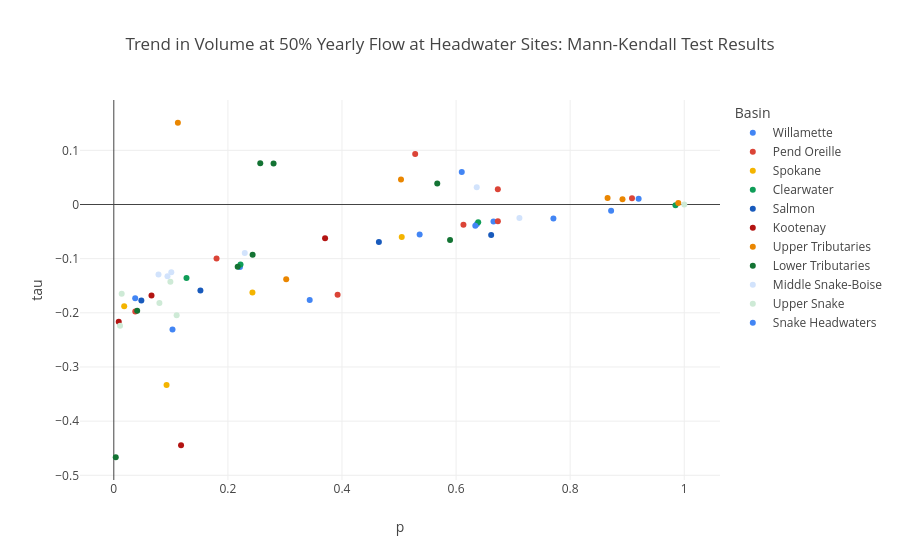
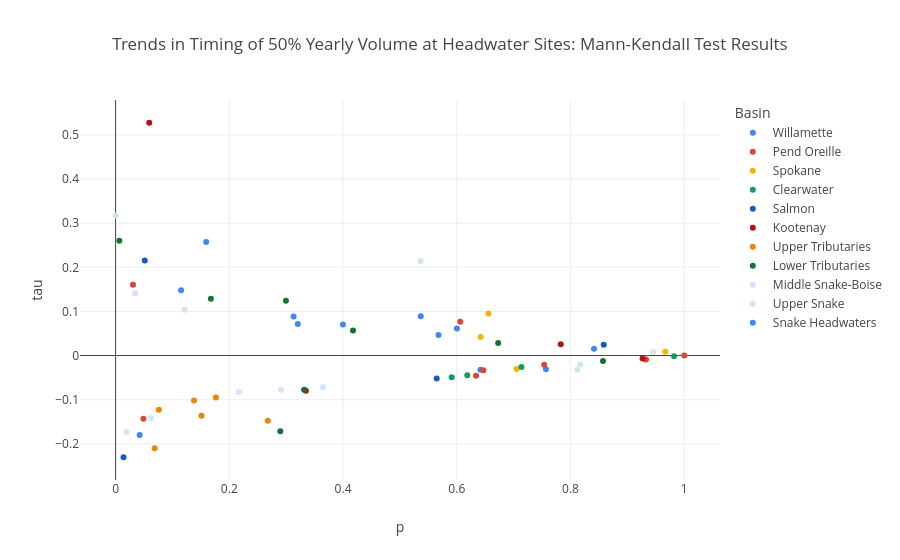
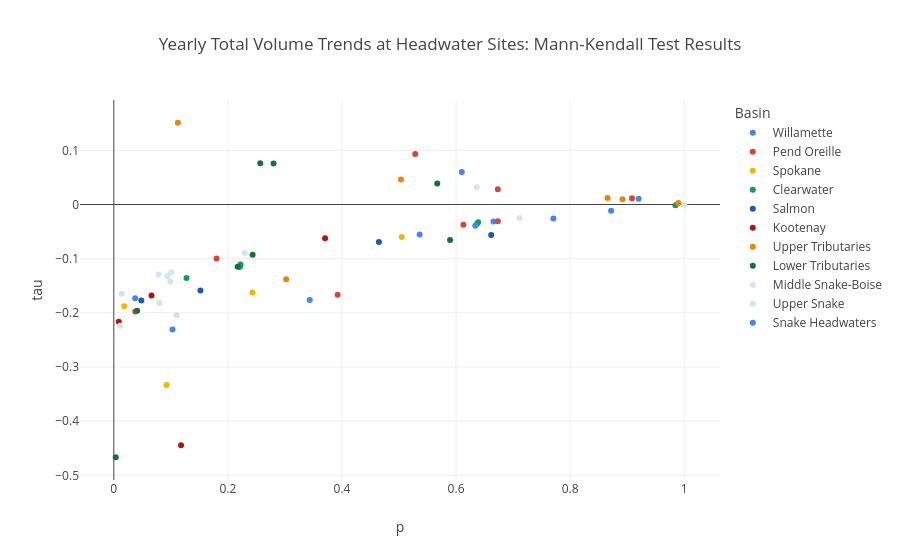
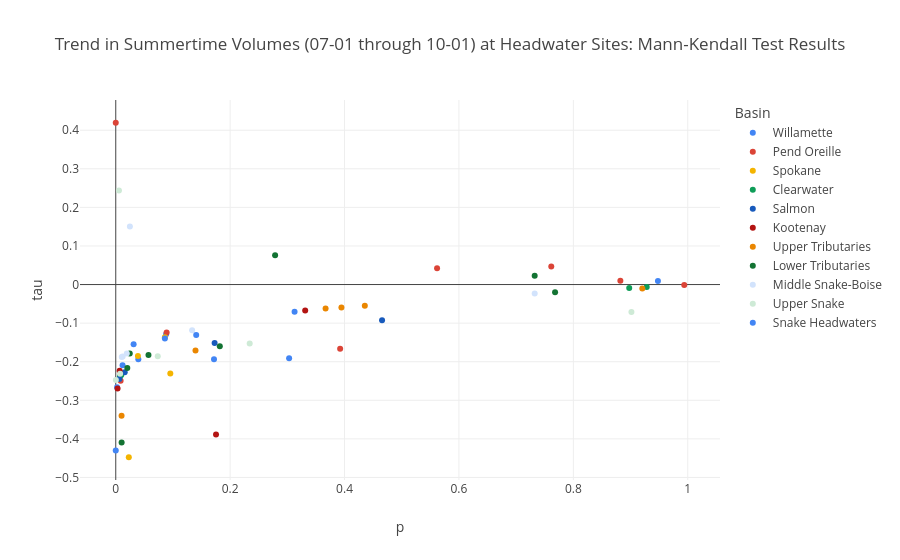

Notebook cell for these charts, in order:
### Code cell
import plotly.express as px
import plotly.graph_objects as go

import plotly.io as pio
# pio.templates.default = 'plotly_white'
pio.templates["google"] = go.layout.Template(
    layout_colorway=['#4285F4', '#DB4437', '#F4B400', '#0F9D58',
                     '#185ABC', '#B31412', '#EA8600', '#137333',
                     '#d2e3fc', '#ceead6']
)

# setting Google color palette as default
pio.templates.default = "google"


for result in [
#     ('Qmax_mk_results', peak_runoffQ), 
#     ('PeakDOY_results', peak_runoffDOY), 
    ('ThresholdVol', ThresholdVol),
    ('ThresholdDOY', ThresholdDOY),
    ('total_vol',total_vol),
    ('volbwdays',volbwdays),
    ('WinterVol', WinterVol),
    ('FallVol', FallVol)
    ]:
    # kmeans = KMeans(n_clusters=4, init='random')
    # kmeans.fit(result[1][['p','tau']])
#     fig = px.scatter(result, 'p', 'tau', color=kmeans.labels_,
# #                      title=f'{result}',
#                      hover_data={'Cluster': kmeans.labels_, 'Site': result['sites'], 'Trend': result['trend']},
#                      labels={'color':'Cluster'})

    fig = go.Figure()
    
    
#     marker_styles = {
#     'increasing': {'color':'green', 'symbol':'triangle-up', 'size': 10},
#     'decreasing': {'color':'red', 'symbol':'triangle-down', 'size': 10},
#     'no trend': {'color':'blue', 'symbol':'circle', 'size': 5}
#     }
    
# #     for site in result[1]['sites'].unique():
# #         site_data = result[1][result[1]['sites']==site]
# #         fig.add_trace(
# #             go.Scatter(
# #                 y=site_data['tau'],
# #                 x=site_data['p'],
# #                 mode='markers',
# #                 name=site,
# #                 text = site_data
# #             )
# #         )
    
#     for trend in result[1]['trend'].unique():
#         trend_data = result[1][result[1]['trend']==trend]
#         fig.add_trace(
#             go.Scatter(
#                 y=trend_data['tau'],
#                 x=trend_data['p'],
#                 mode='markers',
#                 name=trend,
#                 marker=dict(
#                     color=marker_styles[trend]['color'],
#                     symbol=marker_styles[trend]['symbol'],
#                     size=marker_styles[trend]['size']),
#                 text = trend_data['sites'],
#                 hovertemplate='<b>Site:</b> %{text}<br><b>P-value:</b> %{x}<br><b>Tau:</b> %{y}'
                
                
#             )
#         )

    marker_styles = {
    'increasing': {'color':'green', 'symbol':'triangle-up', 'size': 10},
    'decreasing': {'color':'red', 'symbol':'triangle-down', 'size': 10},
    'no trend': {'color':'blue', 'symbol':'circle', 'size': 5}
    }
    

    
    for basin in result[1]['basin'].unique():
        basin_data = result[1][(result[1]['basin']==basin)]
        # basin_data = result[1][result[1]['basin']==basin]
        # print(basin_data)
        # print(list(basin_data['trend'])[0])
        # print(marker_styles[basin_data['trend'][0]]['symbol'])
        fig.add_trace(
            go.Scatter(
                y=basin_data['tau'],
                x=basin_data['p'],
                mode='markers',
                name=basin,
                marker=dict(
                    # symbol=basin_data['trend']
                    # color=marker_styles[trend]['color'],
                    # symbol=marker_styles[list(basin_data['trend'])[0]]['symbol'],
                    # size=marker_styles[trend]['size']
                ),
                text = basin_data['sites'],
                hovertemplate='<b>Site:</b> %{text}<br><b>P-value:</b> %{x}<br><b>Tau:</b> %{y}<br><b>Trend:</b> %{basin_data[trend][0]}'
    
            )
        )

    # for basin in result[1]['basin'].unique():
    #     for trend in result[1]['trend'].unique():
    #         basin_data = result[1][(result[1]['trend']==trend) & (result[1]['basin']==basin)]
    #         # basin_data = result[1][result[1]['basin']==basin]
    #         # print(basin_data)
    #         # print(trend)
    #         # print(list(basin_data['trend'])[0])
    #         # print(marker_styles[basin_data['trend'][0]]['symbol'])
    #         fig.add_trace(
    #             go.Scatter(
    #                 y=basin_data['tau'],
    #                 x=basin_data['p'],
    #                 mode='markers',
    #                 name=basin,
    #                 marker=dict(
    #                     # symbol=basin_data['trend']
    #                     # color=marker_styles[trend]['color'],
    #                     # symbol=marker_styles[list(basin_data['trend'])[0]]['symbol'],
    #                     # size=marker_styles[trend]['size']
    #                 ),
    #                 text = basin_data['sites'] + 'Trend: ' + basin_data['trend'],
    #                 hovertemplate=f'<b>Site:</b> %{text}<br><b>P-value:</b> %{x}<br><b>Tau:</b> %{y}<br><b>Trend:</b> %{basin_data['trend']}'
        
    #             )
    #         )
    
    # for basin in result[1]['basin'].unique():
    #     basin_data = result[1][result[1]['basin']==basin]
    #     # print(basin_data['trend'])
    #     for _, row in basin_data.iterrows():
    #         # print(_)
    #         # print(row)
    #         fig.add_trace(
    #             go.Scatter(
    #                 y=basin_data['tau'],
    #                 x=basin_data['p'],
    #                 mode='markers',
    #                 name=row['basin'],
    #                 # marker=dict(
    #                     # symbol=basin_data['trend']
    #                     # color=marker_styles[trend]['color'],
    #                     # symbol=marker_styles[trend]['symbol'],
    #                 #     size=marker_styles[trend]['size']
    #                 # ),
    #                 text = row,
    #                 hovertemplate='<b>Site:</b> %{text}<br><b>P-value:</b> %{x}<br><b>Tau:</b> %{y}'
        
    #             )
    #     )
        
    if result[0]=='Qmax_mk_results':
        title= 'Trend in Peak Discharge'
    elif result[0]=='PeakDOY_results':
        title= 'Trend in Day of Peak Discharge'
    elif result[0]=='total_vol':
        title= 'Yearly Total Volume Trends at Headwater Sites: Mann-Kendall Test Results'
    elif result[0]=='ThresholdVol':
        title = 'Trend in Volume at 50% Yearly Flow at Headwater Sites: Mann-Kendall Test Results'
    elif result[0]=='ThresholdDOY':
        title='Trends in Timing of 50% Yearly Volume at Headwater Sites: Mann-Kendall Test Results'
    elif result[0]=='volbwdays':
        title='Trend in Summertime Volumes (07-01 through 10-01) at Headwater Sites: Mann-Kendall Test Results'
    elif result[0]=='WinterVol':
        title='Trend in Wintertime Volumes (01-01 through 4-01) at Headwater Sites: Mann-Kendall Test Results'
    elif result[0]=='FallVol':
        title='Trend in Fall Volumes (10-01 through 12-31) at Headwater Sites: Mann-Kendall Test Results'
       
    fig.update_layout(
        title=title,
        xaxis_title = 'p',
        yaxis_title = 'tau',
        legend_title = 'Basin',
        legend = dict(
            itemclick='toggle',
            itemdoubleclick = 'toggleothers'),
        # autosize=False,
        # width=1200,
        # height=400,
    )
    fig.show()
    
    with open('HeadwaterSites_MK_Results.html', 'a') as f:
        f.write(fig.to_html(full_html=False, include_plotlyjs='cdn', default_width=1200, default_height=400))

### Figure 1 — Plotly figure (JSON) as saved in the notebook; plotly's stock layout.template omitted (floating-point values rounded to 4 significant figures)
{"data": [{"hovertemplate": "<b>Site:</b> %{text}<br><b>P-value:</b> %{x}<br><b>Tau:</b> %{y}<br><b>Trend:</b> %{basin_data[trend][0]}", "mode": "markers", "name": "Willamette", "text": ["So Fk Mckenzie River Abv Cougar Lake Nr Rainbow OR", "Lookout Creek Near Blue River, OR", "South Santiam River Below Cascadia, OR", "Quartzville Creak Near Cascadia, OR", "Blowout Creek Near Detroit, OR", "No Santiam R Blw Boulder Crk, Nr Detroit, OR", "Breitenbush R Abc French Cr Nr Detroit, OR", "South Fork Bull Run River Near Bull Run, OR"], "type": "scatter", "x": [0.2211, 0.0375, 0.6656, 0.7706, 0.1029, 0.8718, 0.6366, 0.92], "y": [-0.1153, -0.173, -0.03121, -0.02591, -0.2308, -0.0114, -0.03583, 0.01061]}, {"hovertemplate": "<b>Site:</b> %{text}<br><b>P-value:</b> %{x}<br><b>Tau:</b> %{y}<br><b>Trend:</b> %{basin_data[trend][0]}", "mode": "markers", "name": "Pend Oreille", "text": ["West Fork Bitteroot River nr Conner MT", "Bitterroot River near Darby MT", "Middle Fork Rock Cr Philipsburg, MT", "Clark Fork ab Little Blackfoot R nr Garrison MT", "Little Blackfoot River near Garrison MT", "Swan River near Bigfork, MT", "Blackfoot R ab Nevada Cr nr Helmville MT", "S F Flathead R ab Twin C nr Hungry Horse MT"], "type": "scatter", "x": [0.1801, 0.6733, 0.6129, 0.3923, 0.9084, 0.6732, 0.5283, 0.03764], "y": [-0.09983, -0.03083, -0.03716, -0.1667, 0.01161, 0.02836, 0.09333, -0.1974]}, {"hovertemplate": "<b>Site:</b> %{text}<br><b>P-value:</b> %{x}<br><b>Tau:</b> %{y}<br><b>Trend:</b> %{basin_data[trend][0]}", "mode": "markers", "name": "Spokane", "text": ["St Joe River at Red Ives Ranger Station, ID", "St Joe River at Ramsdell Nr St Maries ID", "St Maries River Nr Santa, ID", "Nf Coeur D Alene R Ab Shoshone Ck Nr Prichard ID"], "type": "scatter", "x": [0.243, 0.09246, 0.5048, 0.01821], "y": [-0.1624, -0.3333, -0.0602, -0.1877]}, {"hovertemplate": "<b>Site:</b> %{text}<br><b>P-value:</b> %{x}<br><b>Tau:</b> %{y}<br><b>Trend:</b> %{basin_data[trend][0]}", "mode": "markers", "name": "Clearwater", "text": ["Nf Clearwater River Nr Canyon Ranger Station ID", "Lochsa River Nr Lowell ID", "Selway River Nr Lowell ID", "Sf Clearwater River At Stites ID"], "type": "scatter", "x": [0.2221, 0.6388, 0.9846, 0.1274], "y": [-0.1107, -0.03292, -0.001568, -0.1356]}, {"hovertemplate": "<b>Site:</b> %{text}<br><b>P-value:</b> %{x}<br><b>Tau:</b> %{y}<br><b>Trend:</b> %{basin_data[trend][0]}", "mode": "markers", "name": "Salmon", "text": ["Lemhi River Below L5 Diversion Near Salmon ID", "Pahsimeroi River at Ellis ID", "Salmon River Nr Shoup ID", "Sf Salmon River Nr Krassel Ranger Station ID"], "type": "scatter", "x": [0.6615, 0.1518, 0.04828, 0.4647], "y": [-0.05645, -0.159, -0.1771, -0.06918]}, {"hovertemplate": "<b>Site:</b> %{text}<br><b>P-value:</b> %{x}<br><b>Tau:</b> %{y}<br><b>Trend:</b> %{basin_data[trend][0]}", "mode": "markers", "name": "Kootenay", "text": ["Tobacco River at Eureka, MT", "Fisher River near Libby, MT", "Yaak River near Troy, MT", "Moyie River At Eastport ID"], "type": "scatter", "x": [0.1179, 0.06606, 0.008639, 0.3704], "y": [-0.4444, -0.1679, -0.2165, -0.06228]}, {"hovertemplate": "<b>Site:</b> %{text}<br><b>P-value:</b> %{x}<br><b>Tau:</b> %{y}<br><b>Trend:</b> %{basin_data[trend][0]}", "mode": "markers", "name": "Upper Tributaries", "text": ["Similkameen River Near Nighthawk, WA", "Methow River At Winthrop, WA", "Stehekin River At Stehekin, WA", "Chiwawa River Near Plain, WA", "Wenatchee River at Plain, WA", "Entiat River Near Entiat, WA"], "type": "scatter", "x": [0.8917, 0.9896, 0.5034, 0.1123, 0.8656, 0.3022], "y": [0.009649, 0.003003, 0.04608, 0.1509, 0.01216, -0.1379]}, {"hovertemplate": "<b>Site:</b> %{text}<br><b>P-value:</b> %{x}<br><b>Tau:</b> %{y}<br><b>Trend:</b> %{basin_data[trend][0]}", "mode": "markers", "name": "Lower Tributaries", "text": ["John Day River Near John Day, OR", "Middle Fork John Day River At Ritter, OR", "John Day River At Mcdonald Ferry, OR", "Metolius River Near Grandview, OR", "Shitike Crek Near Warm Springs, OR", "Warm Springs River Near Kahneeta Hot Springs, OR", "White River Below Tygh Valley, OR", "Crooked River Blw Osborne Canyon, Nr Opal City, OR"], "type": "scatter", "x": [0.2172, 0.28, 0.567, 0.2567, 0.5894, 0.04097, 0.2433, 0.003399], "y": [-0.1152, 0.07548, 0.03863, 0.07596, -0.06555, -0.1961, -0.09293, -0.4667]}, {"hovertemplate": "<b>Site:</b> %{text}<br><b>P-value:</b> %{x}<br><b>Tau:</b> %{y}<br><b>Trend:</b> %{basin_data[trend][0]}", "mode": "markers", "name": "Middle Snake-Boise", "text": ["Owyhee River Nr Rome, OR", "Boise River Nr Twin Springs, ID", "Sf Boise River Nr Featherville ID", "South Fork Payette River At Lowman, ID", "Payette River Nr Horseshoe Bend ID", "Weiser River Nr Cambridge ID"], "type": "scatter", "x": [0.09409, 0.6362, 0.1008, 0.2296, 0.7111, 0.07833], "y": [-0.1323, 0.03179, -0.1253, -0.0895, -0.02494, -0.1294]}, {"hovertemplate": "<b>Site:</b> %{text}<br><b>P-value:</b> %{x}<br><b>Tau:</b> %{y}<br><b>Trend:</b> %{basin_data[trend][0]}", "mode": "markers", "name": "Upper Snake", "text": ["Fall River Ab Yellowstone Canal Nr Squirrel ID", "Teton River Ab South Leigh Creek Nr Driggs ID", "Willow Crrek Nr Ririe ID", "Blackfoot River Ab Reservoir Nr Henry ID", "Portneuf River At Topad ID", "Big Wood R At S Broadford Brige Nr Bellevue ID"], "type": "scatter", "x": [0.1101, 0.09918, 0.01092, 0.07994, 0.01382, 1], "y": [-0.2043, -0.1429, -0.224, -0.1818, -0.1647, 0]}, {"hovertemplate": "<b>Site:</b> %{text}<br><b>P-value:</b> %{x}<br><b>Tau:</b> %{y}<br><b>Trend:</b> %{basin_data[trend][0]}", "mode": "markers", "name": "Snake Headwaters", "text": ["Salt River Above Reservoir, Near Etna, WY", "Gros Ventre River At Zenith, WY", "Buffalo Fork Ab Lava Creek Nr Moran WY", "Hoback River Near Jackson, WY"], "type": "scatter", "x": [0.6337, 0.61, 0.5361, 0.3434], "y": [-0.03903, 0.06006, -0.05537, -0.1765]}], "layout": {"autosize": true, "legend": {"itemclick": "toggle", "itemdoubleclick": "toggleothers", "title": {"text": "Basin"}}, "title": {"text": "Trend in Volume at 50% Yearly Flow at Headwater Sites: Mann-Kendall Test Results"}, "xaxis": {"autorange": true, "range": [-0.05758, 1.061], "title": {"text": "p"}, "type": "linear"}, "yaxis": {"autorange": true, "range": [-0.5176, 0.2019], "title": {"text": "tau"}, "type": "linear"}}}

### Figure 2 — Plotly figure (JSON) as saved in the notebook; plotly's stock layout.template omitted (floating-point values rounded to 4 significant figures)
{"data": [{"hovertemplate": "<b>Site:</b> %{text}<br><b>P-value:</b> %{x}<br><b>Tau:</b> %{y}<br><b>Trend:</b> %{basin_data[trend][0]}", "mode": "markers", "name": "Willamette", "text": ["So Fk Mckenzie River Abv Cougar Lake Nr Rainbow OR", "Lookout Creek Near Blue River, OR", "South Santiam River Below Cascadia, OR", "Quartzville Creak Near Cascadia, OR", "Blowout Creek Near Detroit, OR", "No Santiam R Blw Boulder Crk, Nr Detroit, OR", "Breitenbush R Abc French Cr Nr Detroit, OR", "South Fork Bull Run River Near Bull Run, OR"], "type": "scatter", "x": [0.1153, 0.3998, 0.3204, 0.313, 0.5367, 0.6416, 0.8413, 0.7568], "y": [0.1481, 0.07024, 0.07141, 0.08831, 0.08923, -0.03246, 0.01536, -0.03102]}, {"hovertemplate": "<b>Site:</b> %{text}<br><b>P-value:</b> %{x}<br><b>Tau:</b> %{y}<br><b>Trend:</b> %{basin_data[trend][0]}", "mode": "markers", "name": "Pend Oreille", "text": ["West Fork Bitteroot River nr Conner MT", "Bitterroot River near Darby MT", "Middle Fork Rock Cr Philipsburg, MT", "Clark Fork ab Little Blackfoot R nr Garrison MT", "Little Blackfoot River near Garrison MT", "Swan River near Bigfork, MT", "Blackfoot R ab Nevada Cr nr Helmville MT", "S F Flathead R ab Twin C nr Hungry Horse MT"], "type": "scatter", "x": [0.03064, 0.6467, 0.04899, 1, 0.9327, 0.7537, 0.606, 0.6338], "y": [0.1606, -0.03344, -0.1435, 0, -0.008708, -0.02113, 0.07667, -0.04572]}, {"hovertemplate": "<b>Site:</b> %{text}<br><b>P-value:</b> %{x}<br><b>Tau:</b> %{y}<br><b>Trend:</b> %{basin_data[trend][0]}", "mode": "markers", "name": "Spokane", "text": ["St Joe River at Red Ives Ranger Station, ID", "St Joe River at Ramsdell Nr St Maries ID", "St Maries River Nr Santa, ID", "Nf Coeur D Alene R Ab Shoshone Ck Nr Prichard ID"], "type": "scatter", "x": [0.9667, 0.6556, 0.6421, 0.7052], "y": [0.008547, 0.09524, 0.04208, -0.03036]}, {"hovertemplate": "<b>Site:</b> %{text}<br><b>P-value:</b> %{x}<br><b>Tau:</b> %{y}<br><b>Trend:</b> %{basin_data[trend][0]}", "mode": "markers", "name": "Clearwater", "text": ["Nf Clearwater River Nr Canyon Ranger Station ID", "Lochsa River Nr Lowell ID", "Selway River Nr Lowell ID", "Sf Clearwater River At Stites ID"], "type": "scatter", "x": [0.5911, 0.982, 0.7136, 0.6185], "y": [-0.049, -0.001792, -0.02576, -0.04463]}, {"hovertemplate": "<b>Site:</b> %{text}<br><b>P-value:</b> %{x}<br><b>Tau:</b> %{y}<br><b>Trend:</b> %{basin_data[trend][0]}", "mode": "markers", "name": "Salmon", "text": ["Lemhi River Below L5 Diversion Near Salmon ID", "Pahsimeroi River at Ellis ID", "Salmon River Nr Shoup ID", "Sf Salmon River Nr Krassel Ranger Station ID"], "type": "scatter", "x": [0.8584, 0.05128, 0.5647, 0.01397], "y": [0.02419, 0.2154, -0.05202, -0.2306]}, {"hovertemplate": "<b>Site:</b> %{text}<br><b>P-value:</b> %{x}<br><b>Tau:</b> %{y}<br><b>Trend:</b> %{basin_data[trend][0]}", "mode": "markers", "name": "Kootenay", "text": ["Tobacco River at Eureka, MT", "Fisher River near Libby, MT", "Yaak River near Troy, MT", "Moyie River At Eastport ID"], "type": "scatter", "x": [0.05917, 0.7828, 0.3346, 0.9267], "y": [0.5278, 0.02569, -0.07971, -0.006579]}, {"hovertemplate": "<b>Site:</b> %{text}<br><b>P-value:</b> %{x}<br><b>Tau:</b> %{y}<br><b>Trend:</b> %{basin_data[trend][0]}", "mode": "markers", "name": "Upper Tributaries", "text": ["Similkameen River Near Nighthawk, WA", "Methow River At Winthrop, WA", "Stehekin River At Stehekin, WA", "Chiwawa River Near Plain, WA", "Wenatchee River at Plain, WA", "Entiat River Near Entiat, WA"], "type": "scatter", "x": [0.07607, 0.06875, 0.1379, 0.1511, 0.1765, 0.2677], "y": [-0.123, -0.2102, -0.1018, -0.1364, -0.09537, -0.1478]}, {"hovertemplate": "<b>Site:</b> %{text}<br><b>P-value:</b> %{x}<br><b>Tau:</b> %{y}<br><b>Trend:</b> %{basin_data[trend][0]}", "mode": "markers", "name": "Lower Tributaries", "text": ["John Day River Near John Day, OR", "Middle Fork John Day River At Ritter, OR", "John Day River At Mcdonald Ferry, OR", "Metolius River Near Grandview, OR", "Shitike Crek Near Warm Springs, OR", "Warm Springs River Near Kahneeta Hot Springs, OR", "White River Below Tygh Valley, OR", "Crooked River Blw Osborne Canyon, Nr Opal City, OR"], "type": "scatter", "x": [0.1676, 0.4175, 0.6728, 0.8572, 0.2996, 0.006608, 0.3316, 0.2897], "y": [0.1286, 0.05666, 0.02854, -0.01218, 0.1244, 0.2602, -0.07738, -0.1714]}, {"hovertemplate": "<b>Site:</b> %{text}<br><b>P-value:</b> %{x}<br><b>Tau:</b> %{y}<br><b>Trend:</b> %{basin_data[trend][0]}", "mode": "markers", "name": "Middle Snake-Boise", "text": ["Owyhee River Nr Rome, OR", "Boise River Nr Twin Springs, ID", "Sf Boise River Nr Featherville ID", "South Fork Payette River At Lowman, ID", "Payette River Nr Horseshoe Bend ID", "Weiser River Nr Cambridge ID"], "type": "scatter", "x": [0.3647, 0.2167, 0.06241, 0.01949, 0.03448, 0.2909], "y": [-0.07171, -0.08262, -0.1421, -0.1736, 0.1413, -0.0777]}, {"hovertemplate": "<b>Site:</b> %{text}<br><b>P-value:</b> %{x}<br><b>Tau:</b> %{y}<br><b>Trend:</b> %{basin_data[trend][0]}", "mode": "markers", "name": "Upper Snake", "text": ["Fall River Ab Yellowstone Canal Nr Squirrel ID", "Teton River Ab South Leigh Creek Nr Driggs ID", "Willow Crrek Nr Ririe ID", "Blackfoot River Ab Reservoir Nr Henry ID", "Portneuf River At Topad ID", "Big Wood R At S Broadford Brige Nr Bellevue ID"], "type": "scatter", "x": [0.8118, 0.817, 0.0003056, 0.9454, 0.1216, 0.5362], "y": [-0.03226, -0.02048, 0.3175, 0.008081, 0.1036, 0.2143]}, {"hovertemplate": "<b>Site:</b> %{text}<br><b>P-value:</b> %{x}<br><b>Tau:</b> %{y}<br><b>Trend:</b> %{basin_data[trend][0]}", "mode": "markers", "name": "Snake Headwaters", "text": ["Salt River Above Reservoir, Near Etna, WY", "Gros Ventre River At Zenith, WY", "Buffalo Fork Ab Lava Creek Nr Moran WY", "Hoback River Near Jackson, WY"], "type": "scatter", "x": [0.5679, 0.6002, 0.04235, 0.1593], "y": [0.04668, 0.06156, -0.1802, 0.2574]}], "layout": {"autosize": true, "legend": {"itemclick": "toggle", "itemdoubleclick": "toggleothers", "title": {"text": "Basin"}}, "title": {"text": "Trends in Timing of 50% Yearly Volume at Headwater Sites: Mann-Kendall Test Results"}, "xaxis": {"autorange": true, "range": [-0.06096, 1.061], "title": {"text": "p"}, "type": "linear"}, "yaxis": {"autorange": true, "range": [-0.2932, 0.5904], "title": {"text": "tau"}, "type": "linear"}}}

### Figure 3 — Plotly figure (JSON) as saved in the notebook; plotly's stock layout.template omitted (floating-point values rounded to 4 significant figures)
{"data": [{"hovertemplate": "<b>Site:</b> %{text}<br><b>P-value:</b> %{x}<br><b>Tau:</b> %{y}<br><b>Trend:</b> %{basin_data[trend][0]}", "mode": "markers", "name": "Willamette", "text": ["So Fk Mckenzie River Abv Cougar Lake Nr Rainbow OR", "Lookout Creek Near Blue River, OR", "South Santiam River Below Cascadia, OR", "Quartzville Creak Near Cascadia, OR", "Blowout Creek Near Detroit, OR", "No Santiam R Blw Boulder Crk, Nr Detroit, OR", "Breitenbush R Abc French Cr Nr Detroit, OR", "South Fork Bull Run River Near Bull Run, OR"], "type": "scatter", "x": [0.2211, 0.0375, 0.6656, 0.7706, 0.1029, 0.8718, 0.6366, 0.92], "y": [-0.1153, -0.173, -0.03121, -0.02591, -0.2308, -0.0114, -0.03583, 0.01061]}, {"hovertemplate": "<b>Site:</b> %{text}<br><b>P-value:</b> %{x}<br><b>Tau:</b> %{y}<br><b>Trend:</b> %{basin_data[trend][0]}", "mode": "markers", "name": "Pend Oreille", "text": ["West Fork Bitteroot River nr Conner MT", "Bitterroot River near Darby MT", "Middle Fork Rock Cr Philipsburg, MT", "Clark Fork ab Little Blackfoot R nr Garrison MT", "Little Blackfoot River near Garrison MT", "Swan River near Bigfork, MT", "Blackfoot R ab Nevada Cr nr Helmville MT", "S F Flathead R ab Twin C nr Hungry Horse MT"], "type": "scatter", "x": [0.1801, 0.6733, 0.6129, 0.3923, 0.9084, 0.6732, 0.5283, 0.03764], "y": [-0.09983, -0.03083, -0.03716, -0.1667, 0.01161, 0.02836, 0.09333, -0.1974]}, {"hovertemplate": "<b>Site:</b> %{text}<br><b>P-value:</b> %{x}<br><b>Tau:</b> %{y}<br><b>Trend:</b> %{basin_data[trend][0]}", "mode": "markers", "name": "Spokane", "text": ["St Joe River at Red Ives Ranger Station, ID", "St Joe River at Ramsdell Nr St Maries ID", "St Maries River Nr Santa, ID", "Nf Coeur D Alene R Ab Shoshone Ck Nr Prichard ID"], "type": "scatter", "x": [0.243, 0.09246, 0.5048, 0.01821], "y": [-0.1624, -0.3333, -0.0602, -0.1877]}, {"hovertemplate": "<b>Site:</b> %{text}<br><b>P-value:</b> %{x}<br><b>Tau:</b> %{y}<br><b>Trend:</b> %{basin_data[trend][0]}", "mode": "markers", "name": "Clearwater", "text": ["Nf Clearwater River Nr Canyon Ranger Station ID", "Lochsa River Nr Lowell ID", "Selway River Nr Lowell ID", "Sf Clearwater River At Stites ID"], "type": "scatter", "x": [0.2221, 0.6388, 0.9846, 0.1274], "y": [-0.1107, -0.03292, -0.001568, -0.1356]}, {"hovertemplate": "<b>Site:</b> %{text}<br><b>P-value:</b> %{x}<br><b>Tau:</b> %{y}<br><b>Trend:</b> %{basin_data[trend][0]}", "mode": "markers", "name": "Salmon", "text": ["Lemhi River Below L5 Diversion Near Salmon ID", "Pahsimeroi River at Ellis ID", "Salmon River Nr Shoup ID", "Sf Salmon River Nr Krassel Ranger Station ID"], "type": "scatter", "x": [0.6615, 0.1518, 0.04828, 0.4647], "y": [-0.05645, -0.159, -0.1771, -0.06918]}, {"hovertemplate": "<b>Site:</b> %{text}<br><b>P-value:</b> %{x}<br><b>Tau:</b> %{y}<br><b>Trend:</b> %{basin_data[trend][0]}", "mode": "markers", "name": "Kootenay", "text": ["Tobacco River at Eureka, MT", "Fisher River near Libby, MT", "Yaak River near Troy, MT", "Moyie River At Eastport ID"], "type": "scatter", "x": [0.1179, 0.06606, 0.008639, 0.3704], "y": [-0.4444, -0.1679, -0.2165, -0.06228]}, {"hovertemplate": "<b>Site:</b> %{text}<br><b>P-value:</b> %{x}<br><b>Tau:</b> %{y}<br><b>Trend:</b> %{basin_data[trend][0]}", "mode": "markers", "name": "Upper Tributaries", "text": ["Similkameen River Near Nighthawk, WA", "Methow River At Winthrop, WA", "Stehekin River At Stehekin, WA", "Chiwawa River Near Plain, WA", "Wenatchee River at Plain, WA", "Entiat River Near Entiat, WA"], "type": "scatter", "x": [0.8917, 0.9896, 0.5034, 0.1123, 0.8656, 0.3022], "y": [0.009649, 0.003003, 0.04608, 0.1509, 0.01216, -0.1379]}, {"hovertemplate": "<b>Site:</b> %{text}<br><b>P-value:</b> %{x}<br><b>Tau:</b> %{y}<br><b>Trend:</b> %{basin_data[trend][0]}", "mode": "markers", "name": "Lower Tributaries", "text": ["John Day River Near John Day, OR", "Middle Fork John Day River At Ritter, OR", "John Day River At Mcdonald Ferry, OR", "Metolius River Near Grandview, OR", "Shitike Crek Near Warm Springs, OR", "Warm Springs River Near Kahneeta Hot Springs, OR", "White River Below Tygh Valley, OR", "Crooked River Blw Osborne Canyon, Nr Opal City, OR"], "type": "scatter", "x": [0.2172, 0.28, 0.567, 0.2567, 0.5894, 0.04097, 0.2433, 0.003399], "y": [-0.1152, 0.07548, 0.03863, 0.07596, -0.06555, -0.1961, -0.09293, -0.4667]}, {"hovertemplate": "<b>Site:</b> %{text}<br><b>P-value:</b> %{x}<br><b>Tau:</b> %{y}<br><b>Trend:</b> %{basin_data[trend][0]}", "mode": "markers", "name": "Middle Snake-Boise", "text": ["Owyhee River Nr Rome, OR", "Boise River Nr Twin Springs, ID", "Sf Boise River Nr Featherville ID", "South Fork Payette River At Lowman, ID", "Payette River Nr Horseshoe Bend ID", "Weiser River Nr Cambridge ID"], "type": "scatter", "x": [0.09409, 0.6362, 0.1008, 0.2296, 0.7111, 0.07833], "y": [-0.1323, 0.03179, -0.1253, -0.0895, -0.02494, -0.1294]}, {"hovertemplate": "<b>Site:</b> %{text}<br><b>P-value:</b> %{x}<br><b>Tau:</b> %{y}<br><b>Trend:</b> %{basin_data[trend][0]}", "mode": "markers", "name": "Upper Snake", "text": ["Fall River Ab Yellowstone Canal Nr Squirrel ID", "Teton River Ab South Leigh Creek Nr Driggs ID", "Willow Crrek Nr Ririe ID", "Blackfoot River Ab Reservoir Nr Henry ID", "Portneuf River At Topad ID", "Big Wood R At S Broadford Brige Nr Bellevue ID"], "type": "scatter", "x": [0.1101, 0.09918, 0.01092, 0.07994, 0.01382, 1], "y": [-0.2043, -0.1429, -0.224, -0.1818, -0.1647, 0]}, {"hovertemplate": "<b>Site:</b> %{text}<br><b>P-value:</b> %{x}<br><b>Tau:</b> %{y}<br><b>Trend:</b> %{basin_data[trend][0]}", "mode": "markers", "name": "Snake Headwaters", "text": ["Salt River Above Reservoir, Near Etna, WY", "Gros Ventre River At Zenith, WY", "Buffalo Fork Ab Lava Creek Nr Moran WY", "Hoback River Near Jackson, WY"], "type": "scatter", "x": [0.6337, 0.61, 0.5361, 0.3434], "y": [-0.03903, 0.06006, -0.05537, -0.1765]}], "layout": {"autosize": true, "legend": {"itemclick": "toggle", "itemdoubleclick": "toggleothers", "title": {"text": "Basin"}}, "title": {"text": "Yearly Total Volume Trends at Headwater Sites: Mann-Kendall Test Results"}, "xaxis": {"autorange": true, "range": [-0.05767, 1.061], "title": {"text": "p"}, "type": "linear"}, "yaxis": {"autorange": true, "range": [-0.5176, 0.2019], "title": {"text": "tau"}, "type": "linear"}}}

### Figure 4 — Plotly figure (JSON) as saved in the notebook; plotly's stock layout.template omitted (floating-point values rounded to 4 significant figures)
{"data": [{"hovertemplate": "<b>Site:</b> %{text}<br><b>P-value:</b> %{x}<br><b>Tau:</b> %{y}<br><b>Trend:</b> %{basin_data[trend][0]}", "mode": "markers", "name": "Willamette", "text": ["So Fk Mckenzie River Abv Cougar Lake Nr Rainbow OR", "Lookout Creek Near Blue River, OR", "South Santiam River Below Cascadia, OR", "Quartzville Creak Near Cascadia, OR", "Blowout Creek Near Detroit, OR", "No Santiam R Blw Boulder Crk, Nr Detroit, OR", "Breitenbush R Abc French Cr Nr Detroit, OR", "South Fork Bull Run River Near Bull Run, OR"], "type": "scatter", "x": [0.03949, 0.01192, 0.03125, 0.002295, 0.1718, 0.3126, 0.08803, 1.083e-05], "y": [-0.1936, -0.209, -0.1546, -0.266, -0.1938, -0.07018, -0.1286, -0.4302]}, {"hovertemplate": "<b>Site:</b> %{text}<br><b>P-value:</b> %{x}<br><b>Tau:</b> %{y}<br><b>Trend:</b> %{basin_data[trend][0]}", "mode": "markers", "name": "Pend Oreille", "text": ["West Fork Bitteroot River nr Conner MT", "Bitterroot River near Darby MT", "Middle Fork Rock Cr Philipsburg, MT", "Clark Fork ab Little Blackfoot R nr Garrison MT", "Little Blackfoot River near Garrison MT", "Swan River near Bigfork, MT", "Blackfoot R ab Nevada Cr nr Helmville MT", "S F Flathead R ab Twin C nr Hungry Horse MT"], "type": "scatter", "x": [1.662e-08, 0.5617, 0.08893, 0.3923, 0.9939, 0.8822, 0.7614, 0.008512], "y": [0.4194, 0.04232, -0.1243, -0.1667, -0.001451, 0.01009, 0.04667, -0.2496]}, {"hovertemplate": "<b>Site:</b> %{text}<br><b>P-value:</b> %{x}<br><b>Tau:</b> %{y}<br><b>Trend:</b> %{basin_data[trend][0]}", "mode": "markers", "name": "Spokane", "text": ["St Joe River at Red Ives Ranger Station, ID", "St Joe River at Ramsdell Nr St Maries ID", "St Maries River Nr Santa, ID", "Nf Coeur D Alene R Ab Shoshone Ck Nr Prichard ID"], "type": "scatter", "x": [0.09536, 0.02282, 0.03878, 0.08591], "y": [-0.2308, -0.4476, -0.1853, -0.1366]}, {"hovertemplate": "<b>Site:</b> %{text}<br><b>P-value:</b> %{x}<br><b>Tau:</b> %{y}<br><b>Trend:</b> %{basin_data[trend][0]}", "mode": "markers", "name": "Clearwater", "text": ["Nf Clearwater River Nr Canyon Ranger Station ID", "Lochsa River Nr Lowell ID", "Selway River Nr Lowell ID", "Sf Clearwater River At Stites ID"], "type": "scatter", "x": [0.009618, 0.8977, 0.9283, 0.007251], "y": [-0.2341, -0.009183, -0.006495, -0.2384]}, {"hovertemplate": "<b>Site:</b> %{text}<br><b>P-value:</b> %{x}<br><b>Tau:</b> %{y}<br><b>Trend:</b> %{basin_data[trend][0]}", "mode": "markers", "name": "Salmon", "text": ["Lemhi River Below L5 Diversion Near Salmon ID", "Pahsimeroi River at Ellis ID", "Salmon River Nr Shoup ID", "Sf Salmon River Nr Krassel Ranger Station ID"], "type": "scatter", "x": [0.4655, 0.1728, 0.006266, 0.01564], "y": [-0.09274, -0.1513, -0.2449, -0.2271]}, {"hovertemplate": "<b>Site:</b> %{text}<br><b>P-value:</b> %{x}<br><b>Tau:</b> %{y}<br><b>Trend:</b> %{basin_data[trend][0]}", "mode": "markers", "name": "Kootenay", "text": ["Tobacco River at Eureka, MT", "Fisher River near Libby, MT", "Yaak River near Troy, MT", "Moyie River At Eastport ID"], "type": "scatter", "x": [0.1753, 0.003145, 0.006751, 0.3312], "y": [-0.3889, -0.2694, -0.2234, -0.06754]}, {"hovertemplate": "<b>Site:</b> %{text}<br><b>P-value:</b> %{x}<br><b>Tau:</b> %{y}<br><b>Trend:</b> %{basin_data[trend][0]}", "mode": "markers", "name": "Upper Tributaries", "text": ["Similkameen River Near Nighthawk, WA", "Methow River At Winthrop, WA", "Stehekin River At Stehekin, WA", "Chiwawa River Near Plain, WA", "Wenatchee River at Plain, WA", "Entiat River Near Entiat, WA"], "type": "scatter", "x": [0.3945, 0.1394, 0.3669, 0.9206, 0.4354, 0.01017], "y": [-0.05921, -0.1712, -0.06207, -0.01016, -0.05517, -0.3399]}, {"hovertemplate": "<b>Site:</b> %{text}<br><b>P-value:</b> %{x}<br><b>Tau:</b> %{y}<br><b>Trend:</b> %{basin_data[trend][0]}", "mode": "markers", "name": "Lower Tributaries", "text": ["John Day River Near John Day, OR", "Middle Fork John Day River At Ritter, OR", "John Day River At Mcdonald Ferry, OR", "Metolius River Near Grandview, OR", "Shitike Crek Near Warm Springs, OR", "Warm Springs River Near Kahneeta Hot Springs, OR", "White River Below Tygh Valley, OR", "Crooked River Blw Osborne Canyon, Nr Opal City, OR"], "type": "scatter", "x": [0.02018, 0.2786, 0.7681, 0.7324, 0.1819, 0.0572, 0.02449, 0.01027], "y": [-0.2162, 0.0757, -0.02, 0.02303, -0.1597, -0.1825, -0.1788, -0.4095]}, {"hovertemplate": "<b>Site:</b> %{text}<br><b>P-value:</b> %{x}<br><b>Tau:</b> %{y}<br><b>Trend:</b> %{basin_data[trend][0]}", "mode": "markers", "name": "Middle Snake-Boise", "text": ["Owyhee River Nr Rome, OR", "Boise River Nr Twin Springs, ID", "Sf Boise River Nr Featherville ID", "South Fork Payette River At Lowman, ID", "Payette River Nr Horseshoe Bend ID", "Weiser River Nr Cambridge ID"], "type": "scatter", "x": [0.1335, 0.7324, 0.01933, 0.01217, 0.02474, 0.01051], "y": [-0.1186, -0.02303, -0.1785, -0.1865, 0.1502, -0.188]}, {"hovertemplate": "<b>Site:</b> %{text}<br><b>P-value:</b> %{x}<br><b>Tau:</b> %{y}<br><b>Trend:</b> %{basin_data[trend][0]}", "mode": "markers", "name": "Upper Snake", "text": ["Fall River Ab Yellowstone Canal Nr Squirrel ID", "Teton River Ab South Leigh Creek Nr Driggs ID", "Willow Crrek Nr Ririe ID", "Blackfoot River Ab Reservoir Nr Henry ID", "Portneuf River At Topad ID", "Big Wood R At S Broadford Brige Nr Bellevue ID"], "type": "scatter", "x": [0.2341, 0.007608, 0.005619, 0.07343, 0.0002167, 0.9015], "y": [-0.1527, -0.2309, 0.2437, -0.1859, -0.2473, -0.07143]}, {"hovertemplate": "<b>Site:</b> %{text}<br><b>P-value:</b> %{x}<br><b>Tau:</b> %{y}<br><b>Trend:</b> %{basin_data[trend][0]}", "mode": "markers", "name": "Snake Headwaters", "text": ["Salt River Above Reservoir, Near Etna, WY", "Gros Ventre River At Zenith, WY", "Buffalo Fork Ab Lava Creek Nr Moran WY", "Hoback River Near Jackson, WY"], "type": "scatter", "x": [0.0859, 0.9479, 0.1407, 0.3031], "y": [-0.1396, 0.009009, -0.1311, -0.1912]}], "layout": {"autosize": true, "legend": {"itemclick": "toggle", "itemdoubleclick": "toggleothers", "title": {"text": "Basin"}}, "title": {"text": "Trend in Summertime Volumes (07-01 through 10-01) at Headwater Sites: Mann-Kendall Test Results"}, "xaxis": {"autorange": true, "range": [-0.06091, 1.055], "title": {"text": "p"}, "type": "linear"}, "yaxis": {"autorange": true, "range": [-0.5192, 0.4909], "title": {"text": "tau"}, "type": "linear"}}}
